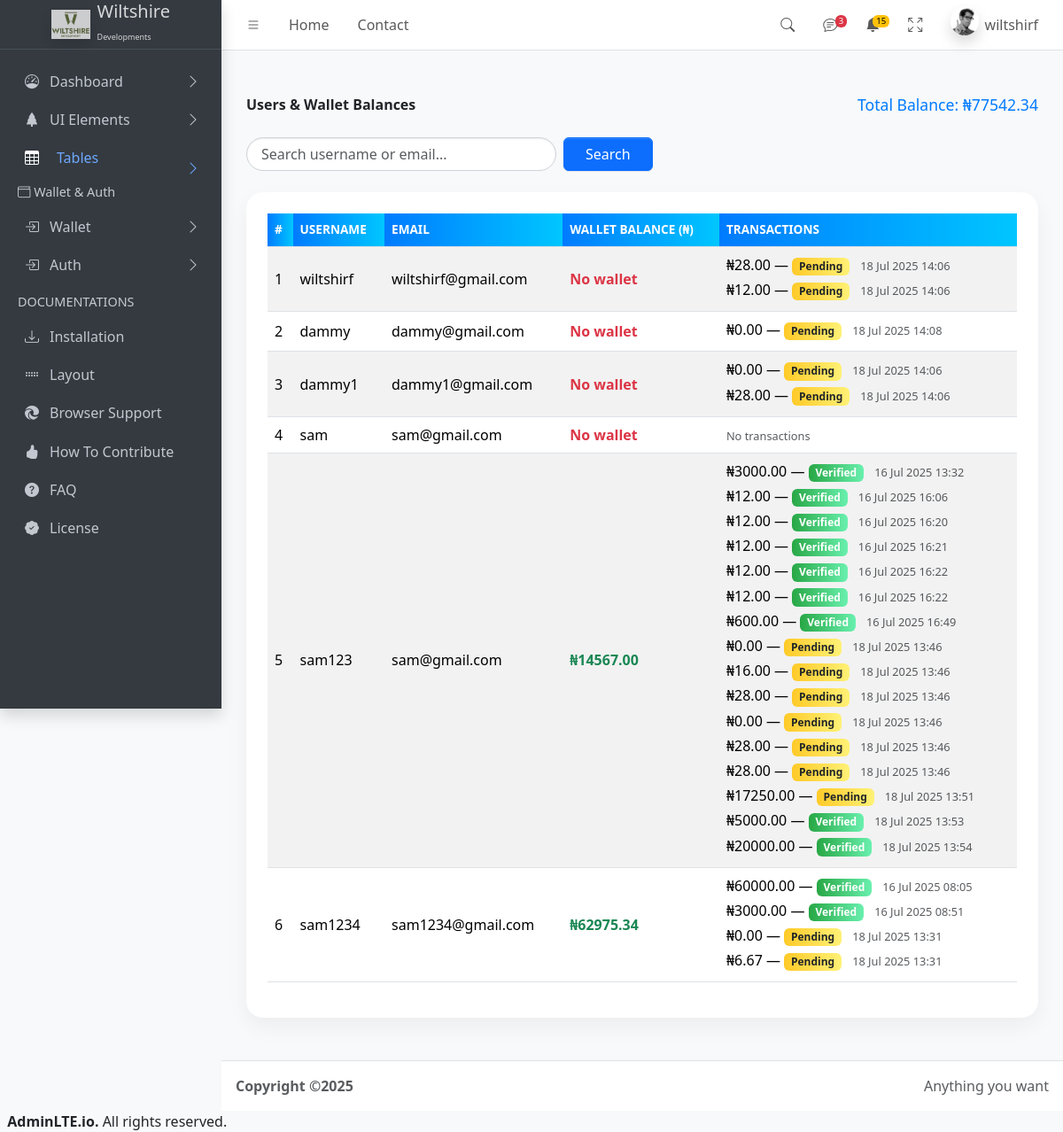
The page /Dashboard/wallet_history/ (signed in) on the database its author committed.
### myapp/models.py (models this page shows, shortened)
class WalletTransaction(models.Model):
    user = models.ForeignKey(User, on_delete=models.CASCADE)
    amount = models.DecimalField(max_digits=10, decimal_places=2)
    reference = models.CharField(max_length=100, unique=True)
    verified = models.BooleanField(default=False)
    created_at = models.DateTimeField(auto_now_add=True)

class Wallet(models.Model):
    user = models.OneToOneField(User, on_delete=models.CASCADE)
    balance = models.DecimalField(max_digits=12, decimal_places=2, default=0.00)
    updated_at = models.DateTimeField(auto_now=True)

### myapp/views.py (the view)
# urls.py: path('Dashboard/wallet_history/', views.wallet_history, name='wallet_history'),
@login_required
@user_passes_test(is_admin)
def wallet_history(request):
    query = request.GET.get('q')
    users = User.objects.select_related('wallet').prefetch_related('wallettransaction_set')
    if query:
        users = users.filter(
            Q(username__icontains=query) | Q(email__icontains=query)
        )
    total_balance = Wallet.objects.aggregate(total=Sum('balance'))['total'] or 0
    context = {
        'users': users,
        'total_balance': total_balance
    }
    return render(request, 'Dashboard/wallet_history.html', context)

### myapp/context_processors.py (called while the page is built)
def user_info(request):
    if request.user.is_authenticated:
        return {
            'user_username': request.user.username,
        }
    return {}

### myapp/utils.py (called while the page is built)
def is_admin(user):
    return user.groups.filter(name='admin').exists()

### myapp/templates/Dashboard/wallet_history.html (shortened to what this page needs)
{% load static %}
{% include 'Dashboard/header.html' %}
<main class="app-main py-5 px-3">
  <div class="container">
    <div class="d-flex justify-content-between align-items-center mb-4 flex-wrap">
      <h3 class="fw-bold mb-3 mb-md-0"> Users & Wallet Balances</h3>
      <div class="total-balance">Total Balance: ₦{{ total_balance|floatformat:2 }}</div>
    </div>
    <form method="get" class="mb-4 d-flex gap-2 flex-wrap">
      <input type="text" name="q" value="{{ request.GET.q }}" class="form-control search-input" placeholder="Search username or email...">
      <button type="submit" class="btn btn-primary px-4">Search</button>
    </form>
    <div class="wallet-card p-4">
      <div class="table-responsive">
        <table class="table wallet-table table-striped table-hover align-middle">
          <thead>
            <tr>
              <th>#</th>
              <th>Username</th>
              <th>Email</th>
              <th>Wallet Balance (₦)</th>
              <th>Transactions</th>
            </tr>
          </thead>
          <tbody>
            {% for user in users %}
              <tr>
                <td>{{ forloop.counter }}</td>
                <td>{{ user.username }}</td>
                <td>{{ user.email }}</td>
                <td>
                  {% if user.wallet %}
                    <span class="fw-semibold text-success">₦{{ user.wallet.balance|floatformat:2 }}</span>
                  {% else %}
                    <span class="text-danger fw-semibold">No wallet</span>
                  {% endif %}
                </td>
                <td>
                  {% if user.wallettransaction_set.all %}
                    <ul class="list-unstyled mb-0">
                      {% for tx in user.wallettransaction_set.all %}
                        <li class="mb-1">
                          ₦{{ tx.amount|floatformat:2 }} —
                          {% if tx.verified %}
                            <span class="badge badge-success">Verified</span>
                          {% else %}
                            <span class="badge badge-warning">Pending</span>
                          {% endif %}
                          <small class="text-muted ms-2">{{ tx.created_at|date:"d M Y H:i" }}</small>
                        </li>
                      {% endfor %}
                    </ul>
                  {% else %}
                    <span class="text-muted">No transactions</span>
                  {% endif %}
                </td>
              </tr>
            {% empty %}
              <tr>
                <td colspan="5" class="text-center text-muted">No users found.</td>
              </tr>
            {% endfor %}
          </tbody>
        </table>
      </div>
    </div>
  </div>
</main>
{% include 'Dashboard/footer.html' %}

### myapp/templates/Dashboard/header.html (shortened to what this page needs)
{% load static %}
{% load django_browser_reload %}
<!doctype html>
<html lang="en">
  <head>
    <link rel="stylesheet" href="https://cdnjs.cloudflare.com/ajax/libs/font-awesome/6.5.0/css/all.min.css" />
    <link
      rel="stylesheet"
      href="https://cdn.jsdelivr.net/npm/@fontsource/source-sans-3@5.0.12/index.css"
    />
    <script src="https://cdn.tailwindcss.com"></script>
    <link
      rel="stylesheet"
      href="https://cdn.jsdelivr.net/npm/overlayscrollbars@2.10.1/styles/overlayscrollbars.min.css"
    />
    <link
      rel="stylesheet"
      href="https://cdn.jsdelivr.net/npm/bootstrap-icons@1.11.3/font/bootstrap-icons.min.css"
    />
    <link rel="stylesheet" href="{% static 'dist/css/adminlte.css' %}" />
    <link
      rel="stylesheet"
      href="https://cdn.jsdelivr.net/npm/apexcharts@3.37.1/dist/apexcharts.css"
    />
    <link
      rel="stylesheet"
      href="https://cdn.jsdelivr.net/npm/jsvectormap@1.5.3/dist/css/jsvectormap.min.css"
    />
  </head>
  <body class="layout-fixed sidebar-expand-lg bg-body-tertiary">
    <div class="app-wrapper">
      <nav class="app-header navbar navbar-expand bg-body">
        <div class="container-fluid">
          <ul class="navbar-nav">
            <li class="nav-item">
              <a class="nav-link" data-lte-toggle="sidebar" href="#" role="button">
                <i class="bi bi-list"></i>
              </a>
            </li>
            <li class="nav-item d-none d-md-block"><a href="#" class="nav-link">Home</a></li>
            <li class="nav-item d-none d-md-block"><a href="#" class="nav-link">Contact</a></li>
          </ul>
          <ul class="navbar-nav ms-auto">
            <li class="nav-item">
              <a class="nav-link" data-widget="navbar-search" href="#" role="button">
                <i class="bi bi-search"></i>
              </a>
            </li>
            <li class="nav-item dropdown">
              <a class="nav-link" data-bs-toggle="dropdown" href="#">
                <i class="bi bi-chat-text"></i>
                <span class="navbar-badge badge text-bg-danger">3</span>
              </a>
            </li>
            <li class="nav-item dropdown">
              <a class="nav-link" data-bs-toggle="dropdown" href="#">
                <span class="navbar-badge badge text-bg-warning">15</span>
              </a>
            </li>
            <li class="nav-item">
              <a class="nav-link" href="#" data-lte-toggle="fullscreen">
                <i data-lte-icon="maximize" class="bi bi-arrows-fullscreen"></i>
              </a>
            </li>
            <li class="nav-item dropdown user-menu">
              <a href="#" class="nav-link dropdown-toggle flex" data-bs-toggle="dropdown">
                <img
                  src="{% static 'dist/assets/img/user2-160x160.jpg' %}"
                  class="user-image rounded-circle shadow"
                  alt="User Image"
                />
                {% if user.is_authenticated %}
                  <span class="d-none d-md-inline">
                    {{ user_username }}
                  </span>
                {% endif %}
              </a>
            </li>
          </ul>
        </div>
      </nav>
      <aside class="app-sidebar bg-body-secondary shadow" data-bs-theme="dark">
        <div class="sidebar-brand">
          <a href="#" class="brand-link">
            <img
              src="{% static 'img/Wiltshire-01.jpg' %}"
              alt=""
              class="brand-image opacity-75 shadow"
            />
            <span class="brand-text fw-light"><span>Wiltshire</span> <br> <sup style='font-size:9px' class='mt-1'>Developments</sup></span>
          </a>
        </div>
        <div class="sidebar-wrapper">
          <nav class="mt-2">
            <ul
              class="nav sidebar-menu flex-column"
              data-lte-toggle="treeview"
              role="menu"
              data-accordion="false"
            >
              <li class="nav-item">
                <a href="{% url 'Dashboard' %}" class="nav-link">
                  <i class="nav-icon bi bi-speedometer"></i>
                  <p>
                    Dashboard
                  </p>
                </a>
              </li>
              <li class="nav-item">
                <a href="#" class="nav-link">
                  <i class="nav-icon bi bi-tree-fill"></i>
                  <p>
                    UI Elements
                  </p>
                </a>
              </li>
              <li class="nav-item">
                 <div class="flex">
                  <i class="nav-icon bi bi-table ml-4 text-white"></i>
                  <button class="nav-link w-full d-flex justify-content-between align-items-center" id="getOpen" onclick="TheTableOpen()">
                    <span>
                      Tables
                    </span>
                    <i class="nav-arrow bi bi-chevron-right"  style="float:right"></i>
                  </button>
                </div>
              </li>
              <li class="nav-header">
                <i class="bi bi-wallet"></i> Wallet & Auth
              </li>
              <li class="nav-item">
                <a href="{% url 'initiate_wallet_payment' %}" class="nav-link {% if request.resolver_match.url_name == 'initiate_wallet_payment' %} active{% endif %}">
                  <i class="nav-icon bi bi-box-arrow-in-right"></i>
                  <p>
                    Wallet
                  </p>
                </a>
              </li>
              <li class="nav-item">
                <a href="#" class="nav-link">
                  <i class="nav-icon bi bi-box-arrow-in-right"></i>
                  <p>
                    Auth
                  </p>
                </a>
              </li>
              <li class="nav-header">DOCUMENTATIONS</li>
              <li class="nav-item">
                <a href="../docs/introduction.html" class="nav-link">
                  <i class="nav-icon bi bi-download"></i>
                  <p>Installation</p>
                </a>
              </li>
              <li class="nav-item">
                <a href="../docs/layout.html" class="nav-link">
                  <i class="nav-icon bi bi-grip-horizontal"></i>
                  <p>Layout</p>
                </a>
              </li>
              <li class="nav-item">
                <a href="../docs/browser-support.html" class="nav-link">
                  <i class="nav-icon bi bi-browser-edge"></i>
                  <p>Browser Support</p>
                </a>
              </li>
              <li class="nav-item">
                <a href="../docs/how-to-contribute.html" class="nav-link">
                  <i class="nav-icon bi bi-hand-thumbs-up-fill"></i>
                  <p>How To Contribute</p>
                </a>
              </li>
              <li class="nav-item">
                <a href="../docs/faq.html" class="nav-link">
                  <i class="nav-icon bi bi-question-circle-fill"></i>
                  <p>FAQ</p>
                </a>
              </li>
              <li class="nav-item">
                <a href="../docs/license.html" class="nav-link">
                  <i class="nav-icon bi bi-patch-check-fill"></i>
                  <p>License</p>
                </a>
              </li>
            </ul>
          </nav>
        </div>
      </aside>

### myapp/templates/Dashboard/wallet_history.html (style rules this page uses)
body { background: #f4f7fc; font-family: 'Segoe UI', sans-serif; }
.wallet-card { border-radius: 1.2rem; box-shadow: 0 10px 25px rgba(0, 0, 0, 0.05); background: white; overflow: hidden; }
.wallet-table th { background: linear-gradient(to right, #007bff, #00c6ff); color: #fff; text-transform: uppercase; font-size: 0.85rem; }
.wallet-table td { vertical-align: middle; }
.badge-success { background: linear-gradient(to right, #28a745, #69f0ae); border: none; font-size: 0.75rem; }
.badge-warning { background: linear-gradient(to right, #ffca28, #fff176); color: #212529; font-size: 0.75rem; }
.text-muted { font-size: 0.8rem; }
.total-balance { font-size: 1.1rem; font-weight: 500; color: #007bff; }
.search-input { border-radius: 2rem; padding-left: 1rem; width: 100%; max-width: 350px; border: 1px solid #ced4da; }

### rows shown on the page
WalletTransaction: amount "28.00", verified "Pending", created_at "18 Jul 2025 14:06"
WalletTransaction: amount "12.00", verified "Pending", created_at "18 Jul 2025 14:06"
WalletTransaction: amount "0.00", verified "Pending", created_at "18 Jul 2025 14:08"
WalletTransaction: amount "0.00", verified "Pending", created_at "18 Jul 2025 14:06"
WalletTransaction: amount "28.00", verified "Pending", created_at "18 Jul 2025 14:06"
WalletTransaction: amount "3000.00", verified "Verified", created_at "16 Jul 2025 13:32"
WalletTransaction: amount "12.00", verified "Verified", created_at "16 Jul 2025 16:06"
WalletTransaction: amount "12.00", verified "Verified", created_at "16 Jul 2025 16:20"
WalletTransaction: amount "12.00", verified "Verified", created_at "16 Jul 2025 16:21"
WalletTransaction: amount "12.00", verified "Verified", created_at "16 Jul 2025 16:22"
WalletTransaction: amount "12.00", verified "Verified", created_at "16 Jul 2025 16:22"
WalletTransaction: amount "600.00", verified "Verified", created_at "16 Jul 2025 16:49"
WalletTransaction: amount "0.00", verified "Pending", created_at "18 Jul 2025 13:46"
WalletTransaction: amount "16.00", verified "Pending", created_at "18 Jul 2025 13:46"
WalletTransaction: amount "28.00", verified "Pending", created_at "18 Jul 2025 13:46"
WalletTransaction: amount "0.00", verified "Pending", created_at "18 Jul 2025 13:46"
WalletTransaction: amount "28.00", verified "Pending", created_at "18 Jul 2025 13:46"
WalletTransaction: amount "28.00", verified "Pending", created_at "18 Jul 2025 13:46"
WalletTransaction: amount "17250.00", verified "Pending", created_at "18 Jul 2025 13:51"
WalletTransaction: amount "5000.00", verified "Verified", created_at "18 Jul 2025 13:53"
WalletTransaction: amount "20000.00", verified "Verified", created_at "18 Jul 2025 13:54"
WalletTransaction: amount "60000.00", verified "Verified", created_at "16 Jul 2025 08:05"
WalletTransaction: amount "3000.00", verified "Verified", created_at "16 Jul 2025 08:51"
WalletTransaction: amount "0.00", verified "Pending", created_at "18 Jul 2025 13:31"
WalletTransaction: amount "6.67", verified "Pending", created_at "18 Jul 2025 13:31"

### other values the page prints
{{ user_username }} "wiltshirf"
{{ total_balance|floatformat:2 }} "77542.34"
{{ user.username }} "wiltshirf"
{{ user.email }} "wiltshirf@gmail.com"
{{ user.username }} "dammy"
{{ user.email }} "dammy@gmail.com"
{{ user.username }} "dammy1"
{{ user.email }} "dammy1@gmail.com"
{{ user.username }} "sam"
{{ user.email }} "sam@gmail.com"
{{ user.username }} "sam123"
{{ user.wallet.balance|floatformat:2 }} "14567.00"
{{ user.username }} "sam1234"
{{ user.email }} "sam1234@gmail.com"
{{ user.wallet.balance|floatformat:2 }} "62975.34"
